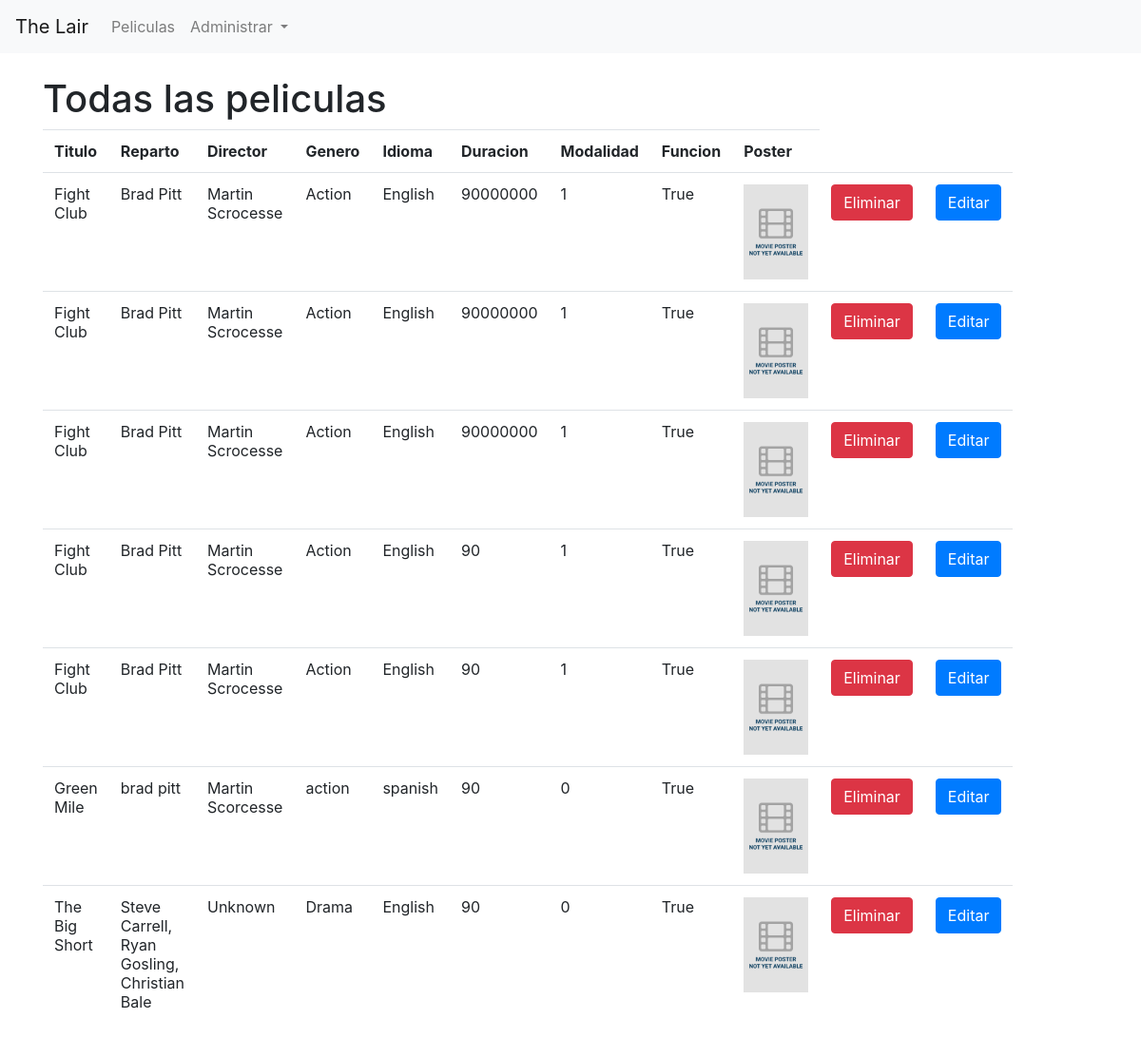
/lairAdmin/listMovies/, run on an earlier commit of the app's database.
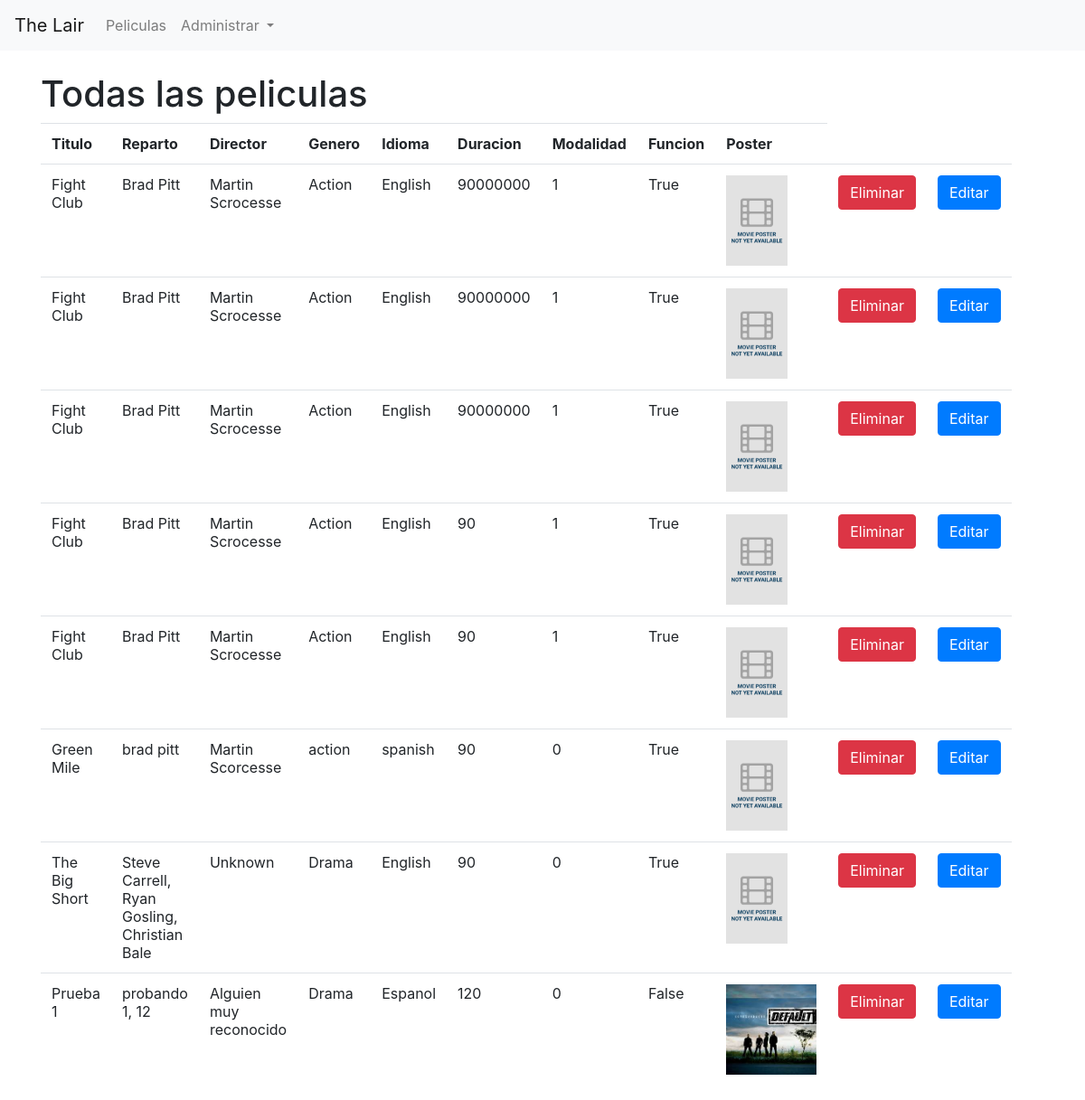
And on a later commit of the database.
### lairAdmin/models.py (models this page shows)
class Movie(models.Model):
    title   = models.CharField(max_length=200)
    duration = models.IntegerField()
    cast  = models.TextField()
    director = models.CharField(max_length=200)
    genre   = models.CharField(max_length=200)
    language   = models.CharField(max_length=200)
    thumb   = models.ImageField(default='defaultCover.png')
    mode = models.IntegerField(default = 0)
    showing = models.BooleanField(default = False)

### lairAdmin/views.py (the view)
# urls.py: path('listMovies/', views.list_movies, name='listMovies'),
def list_movies(request):
    movies = Movie.objects.all()
    return render(request, 'lairAdmin/listMovies.html', {'movies':movies})

### lairAdmin/templates/lairAdmin/listMovies.html
{% extends 'base_layout.html' %}
{% block content %}
<br>
<div class=" row top'buffer" >
    <div class="col-md-6">
        <h1>Todas las peliculas</h1>
    </div>
    <div class="col-md-10">
        <table class="table">
            <tr>
                <th>Titulo</th>
                <th>Reparto</th>
                <th>Director</th>
                <th>Genero</th>
                <th>Idioma</th>
                <th>Duracion</th>
                <th>Modalidad</th>
                <th>Funcion</th>
                <th>Poster</th>
            </tr>
         {% for movie in movies %}
            <tr>
                <td>{{movie.title}}</td>
                <td>{{movie.cast}}</td>
                <td>{{movie.director}}</td>
                <td>{{movie.genre}}</td>
                <td>{{movie.language}}</td>
                <td>{{movie.duration}}</td>
                <td>{{movie.mode}}</td>
                <td>{{movie.showing}}</td>
                <td><img src="{{movie.thumb.url}}" alt=""  height="100px"></td>
                <td><form action="{% url 'lairAdmin:deleteMovies' id=movie.id %}" method="POST">{% csrf_token %}<button class="btn btn-danger" type="submit">Eliminar</button></form></td>
                <td><form action="{% url 'lairAdmin:editMovies' id=movie.id %}" method="POST">{% csrf_token %}<button class="btn btn-primary" type="submit">Editar</button></form></td>
            </tr>
        {% endfor %}
        </table>
    </div>
</div>
{% endblock %}

What changed in the data, as far as the page shows it:
added Movie: title "Prueba 1", cast "probando 1, 12", director "Alguien muy reconocido", genre "Drama", language "Espanol", duration "120", mode "0", showing "False", thumb (picture)
